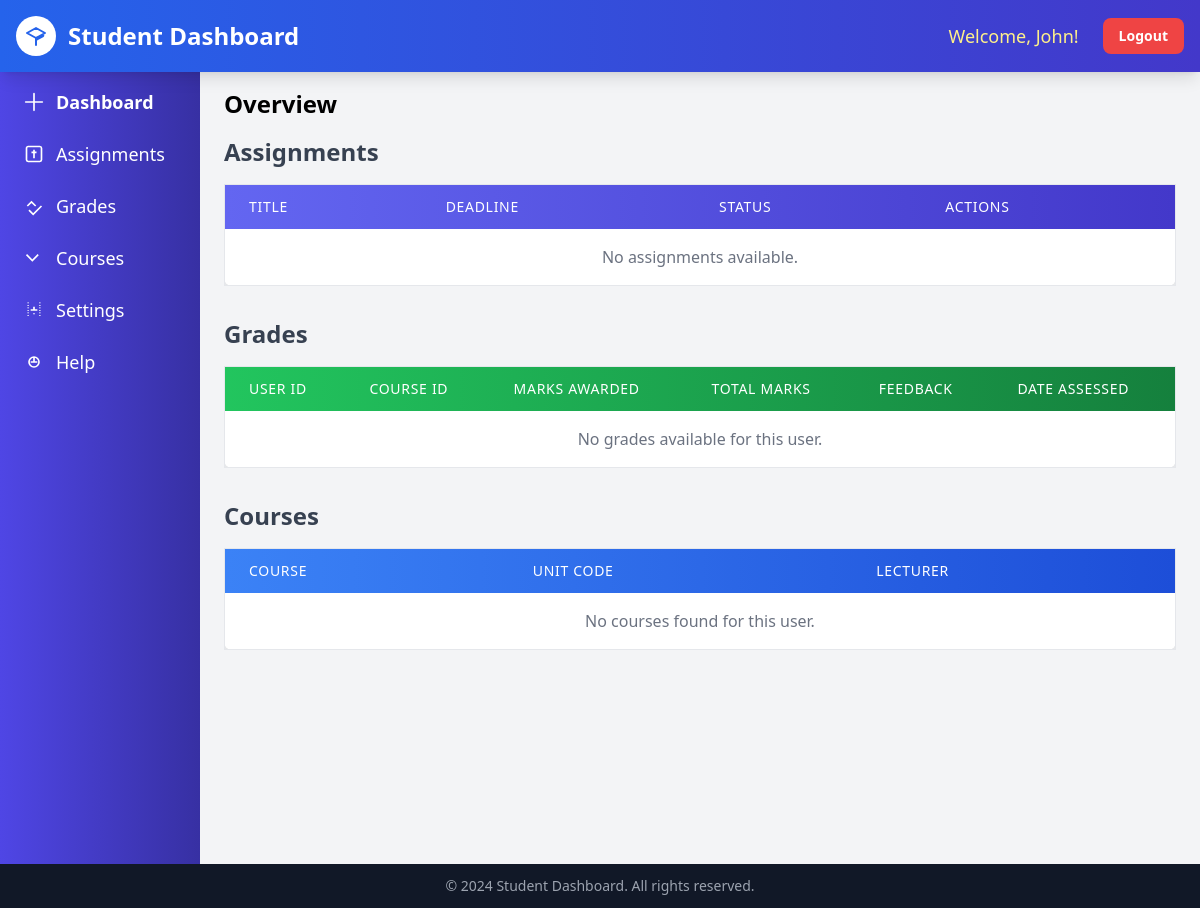
The page /src/dashboard.php (signed in) on the database as committed earlier.
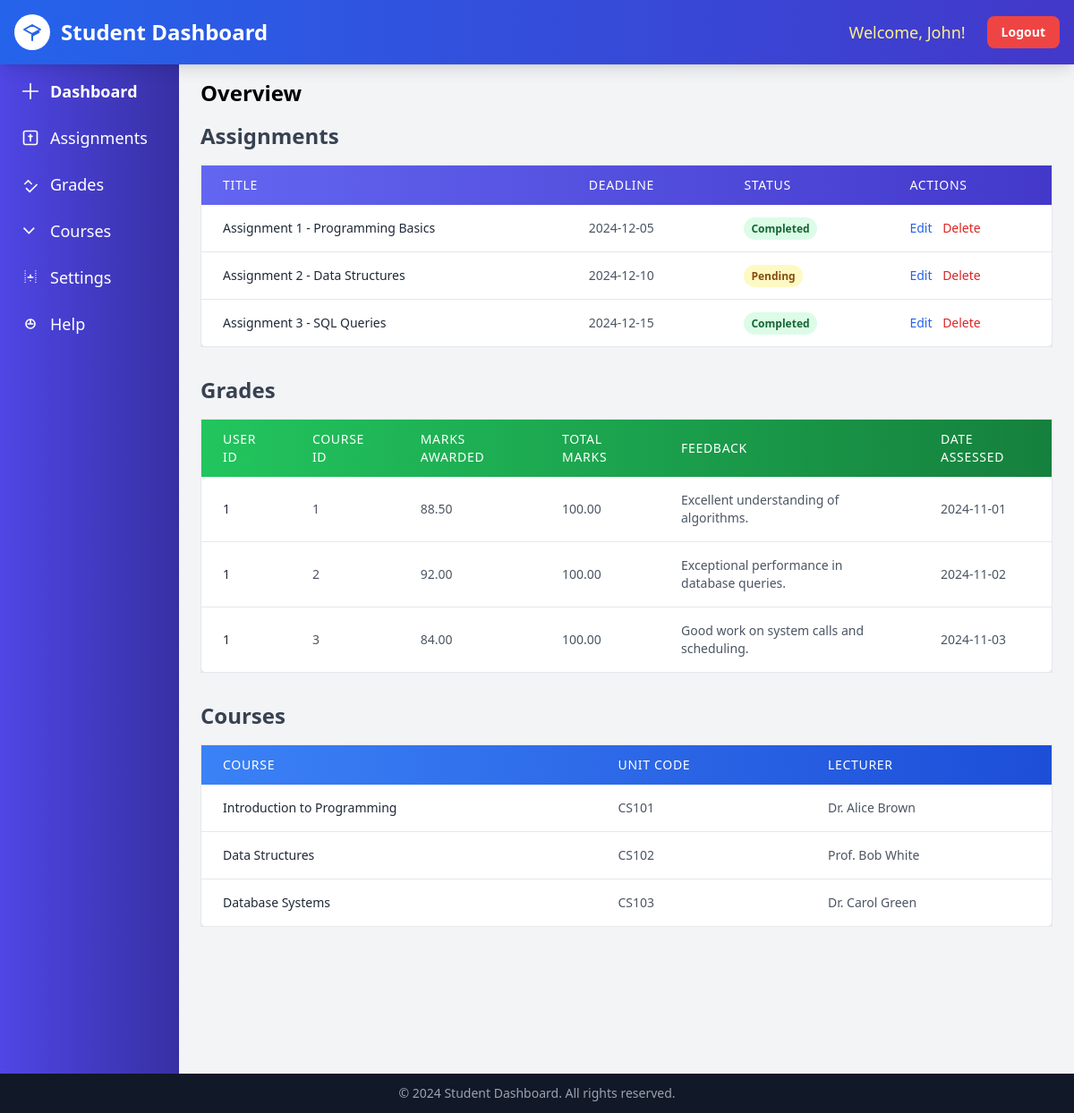
The same page on the database as committed later.
### tables this page shows
CREATE TABLE assignments (
    id INT AUTO_INCREMENT PRIMARY KEY,
    user_id INT NOT NULL,
    title VARCHAR(100) NOT NULL,
    deadline DATE NOT NULL,
    status ENUM('Pending', 'Completed') NOT NULL DEFAULT 'Pending',
    FOREIGN KEY (user_id) REFERENCES users(id)
);

CREATE TABLE grades (
    grade_id INT AUTO_INCREMENT PRIMARY KEY,
    user_id INT NOT NULL,  
    course_id INT NOT NULL,  
    marks_awarded DECIMAL(5, 2) NOT NULL,
    total_marks DECIMAL(5, 2) NOT NULL,
    feedback TEXT,
    date_assessed DATE NOT NULL,
    FOREIGN KEY (course_id) REFERENCES courses(id),
    FOREIGN KEY (user_id) REFERENCES users(id)
);

CREATE TABLE courses (
    id INT AUTO_INCREMENT PRIMARY KEY,
    user_id INT NOT NULL,
    course_name VARCHAR(100) NOT NULL,
    unit_code VARCHAR(10) NOT NULL,
    lecturer_name VARCHAR(100) NOT NULL,
    FOREIGN KEY (user_id) REFERENCES users(id)
);

### src/header.php (called while the page is built, shortened)
<?php
$current_page = basename(($_SERVER['PHP_SELF']));
if(isset($_SESSION["user"])&& !empty($_SESSION["user"])){
    $user = $_SESSION["user"];
}else{
    if($current_page !== "Login.php"){
    header("Location: ./Login.php");
    exit();
    }
    $user = null;
}
?>

### src/dashboard.php (the view, shortened to what this page needs)
<?php
require "./header.php";
?>
<!DOCTYPE html>
<html lang="en">
<head>
    <link href="../output.css" rel="stylesheet">
</head>
<body class="bg-gray-100">
    <header class="bg-gradient-to-r from-blue-600 to-indigo-700 text-white p-4 flex justify-between items-center fixed top-0 w-full z-10 shadow-lg">
        <div class="flex items-center space-x-3">
            <div class="rounded-full bg-white p-2">
                <svg class="w-6 h-6 text-blue-600" fill="none" stroke="currentColor" stroke-width="2" viewBox="0 0 24 24" xmlns="http://www.w3.org/2000/svg">
                    <path stroke-linecap="round" stroke-linejoin="round" d="M12 14l9-5-9-5-9 5 9 5zm0 7v-6.4a1 1 0 01.553-.894l6.197-3.1a1 1 0 010 1.788l-6.197 3.1A1 1 0 0112 16.6V21z"></path>
                </svg>
            </div>
            <h1 class="text-2xl font-extrabold">Student Dashboard</h1>
        </div>
        <div class="flex items-center space-x-6">
            <span class="text-lg font-medium text-yellow-200 animate-pulse">Welcome, <?= htmlspecialchars($user['first_name']) ?>!</span>
            <a href="./Home.php" class="text-sm font-semibold bg-red-500 hover:bg-red-600 transition rounded-lg px-4 py-2 text-white">
                Logout
            </a>
        </div>
    </header>
    <div class="flex flex-col md:flex-row pt-16">
        <nav class="bg-gradient-to-r from-indigo-600 to-indigo-800 text-white w-full md:w-1/6 h-screen p-6">
            <ul class="space-y-6">
                <li>
                    <a href="#overview" data-content="" class="sidebar-link flex items-center text-lg font-semibold hover:text-indigo-200 transition duration-200">
                        <svg xmlns="http://www.w3.org/2000/svg" class="w-5 h-5 mr-3" fill="none" stroke="currentColor" viewBox="0 0 24 24" stroke-width="2">
                            <path d="M12 2v20M2 12h20" stroke-linecap="round" stroke-linejoin="round" />
                        </svg>
                        Dashboard
                    </a>
                </li>
                <li>
                    <a href="#assignments" data-content="assignment.php" class="sidebar-link flex items-center text-lg hover:text-indigo-200 transition duration-200">
                        <svg xmlns="http://www.w3.org/2000/svg" class="w-5 h-5 mr-3" fill="none" stroke="currentColor" viewBox="0 0 24 24" stroke-width="2">
                            <path d="M19 3H5c-1.1 0-1.99.9-1.99 2L3 19c0 1.1.89 1.99 1.99 1.99H19c1.1 0 1.99-.89 1.99-1.99L21 5c0-1.1-.89-2-1.99-2zM12 7v10M9 10h6" />
                        </svg>
                        Assignments
                    </a>
                </li>
                <li>
                    <a href="#grades" data-content="grade.php" class="sidebar-link flex items-center text-lg hover:text-indigo-200 transition duration-200">
                        <svg xmlns="http://www.w3.org/2000/svg" class="w-5 h-5 mr-3" fill="none" stroke="currentColor" viewBox="0 0 24 24" stroke-width="2">
                            <path d="M21 12l-10 10-5-5M4 12l5-5 5 5" />
                        </svg>
                        Grades
                    </a>
                </li>
                <li>
                    <a href="#courses" data-content="courses.php" class="sidebar-link flex items-center text-lg hover:text-indigo-200 transition duration-200">
                        <svg xmlns="http://www.w3.org/2000/svg" class="w-5 h-5 mr-3" fill="none" stroke="currentColor" viewBox="0 0 24 24" stroke-width="2">
                            <path d="M3 8l7 7 7-7" />
                        </svg>
                        Courses
                    </a>
                </li>
                <li>
                    <a href="#settings" data-content="settings.php" class="sidebar-link flex items-center text-lg hover:text-indigo-200 transition duration-200">
                        <svg xmlns="http://www.w3.org/2000/svg" class="w-5 h-5 mr-3" fill="none" stroke="currentColor" viewBox="0 0 24 24" stroke-width="2">
                            <path d="M12 8v4M12 16v1M8 12h4M12 12h4M5 3v1M5 6v1M5 9v1M5 12v1M5 15v1M5 18v1M19 3v1M19 6v1M19 9v1M19 12v1M19 15v1M19 18v1" />
                        </svg>
                        Settings
                    </a>
                </li>
                <li>
                    <a href="#help" data-content="help.php" class="sidebar-link flex items-center text-lg hover:text-indigo-200 transition duration-200">
                        <svg xmlns="http://www.w3.org/2000/svg" class="w-5 h-5 mr-3" fill="none" stroke="currentColor" viewBox="0 0 24 24" stroke-width="2">
                            <path d="M12 6v6m0 0H8m4 0h4M12 18h0a6 6 0 1 1 0-12a6 6 0 0 1 0 12z" />
                        </svg>
                        Help
                    </a>
                </li>
            </ul>
        </nav>
        <main id="main-content" class="flex-1 p-6 max-h-screen overflow-y-auto">
            <h2 class="text-2xl font-bold mb-4">Overview</h2>
            <section class="mb-8">
                <h3 class="text-2xl font-semibold text-gray-700 mb-4">Assignments</h3>
                <div class="overflow-x-auto">
                    <table class="min-w-full bg-white shadow-lg rounded-lg border border-gray-200">
                        <thead class="bg-gradient-to-r from-indigo-500 to-indigo-700 text-white">
                            <tr>
                                <th class="px-6 py-3 text-left text-sm font-medium uppercase tracking-wider">Title</th>
                                <th class="px-6 py-3 text-left text-sm font-medium uppercase tracking-wider">Deadline</th>
                                <th class="px-6 py-3 text-left text-sm font-medium uppercase tracking-wider">Status</th>
                                <th class="px-6 py-3 text-left text-sm font-medium uppercase tracking-wider">Actions</th>
                            </tr>
                        </thead>
                        <tbody class="divide-y divide-gray-200">
                            <?php
                            $query = "SELECT title, deadline, status, id FROM assignments WHERE user_id = :user_id";
                            $stmt = $pdo->prepare($query);
                            $stmt->bindValue(':user_id', $user['id'], PDO::PARAM_INT);
                            $stmt->execute();
                            $assignments = $stmt->fetchAll(PDO::FETCH_ASSOC);
                            if (count($assignments) > 0) {
                                foreach ($assignments as $row) {
                                    echo "<tr class='hover:bg-gray-50 transition'>
                                <td class='px-6 py-4 text-sm text-gray-800 font-medium'>" . htmlspecialchars($row['title']) . "</td>
                                <td class='px-6 py-4 text-sm text-gray-600'>" . htmlspecialchars($row['deadline']) . "</td>
                                <td class='px-6 py-4 text-sm text-gray-600'>
                                    <span class='px-2 py-1 text-xs font-semibold rounded-full " .
                                        (strtolower($row['status']) == 'completed' ? 'bg-green-100 text-green-800' : 'bg-yellow-100 text-yellow-800') .
                                        "'>" . htmlspecialchars($row['status']) . "</span>
                                </td>
                                <td class='px-6 py-4 text-sm'>
                                    <a href='./edit_assignment.php?id=" . htmlspecialchars($row['id']) . "' class='text-blue-600 hover:underline mr-2'>Edit</a>
                                    <a href='./delete_assignment.php?id=" . htmlspecialchars($row['id']) . "' class='text-red-600 hover:underline'>Delete</a>
                                </td>
                              </tr>";
                                }
                            } else {
                                echo "<tr>
                            <td colspan='4' class='px-6 py-4 text-center text-gray-500'>
                                No assignments available.
                            </td>
                          </tr>";
                            }
                            ?>
                        </tbody>
                    </table>
                </div>
            </section>
            <section class="mb-8">
                <h3 class="text-2xl font-bold text-gray-700 mb-4">Grades</h3>
                <div class="overflow-x-auto">
                    <table class="min-w-full bg-white shadow-lg rounded-lg border border-gray-200">
                        <thead class="bg-gradient-to-r from-green-500 to-green-700 text-white">
                            <tr>
                                <th class="px-6 py-3 text-left text-sm font-medium uppercase tracking-wider">User ID</th>
                                <th class="px-6 py-3 text-left text-sm font-medium uppercase tracking-wider">Course ID</th>
                                <th class="px-6 py-3 text-left text-sm font-medium uppercase tracking-wider">Marks Awarded</th>
                                <th class="px-6 py-3 text-left text-sm font-medium uppercase tracking-wider">Total Marks</th>
                                <th class="px-6 py-3 text-left text-sm font-medium uppercase tracking-wider">Feedback</th>
                                <th class="px-6 py-3 text-left text-sm font-medium uppercase tracking-wider">Date Assessed</th>
                            </tr>
                        </thead>
                        <tbody class="divide-y divide-gray-200">
                            <?php
                            $query = "SELECT user_id, course_id, marks_awarded, total_marks, feedback, date_assessed FROM grades WHERE user_id = :user_id";
                            $stmt = $pdo->prepare($query);
                            $stmt->bindValue(':user_id', $user['id'], PDO::PARAM_INT);
                            $stmt->execute();
                            $grades = $stmt->fetchAll(PDO::FETCH_ASSOC);
                            if (count($grades) > 0) {
                                foreach ($grades as $row) {
                                    echo "<tr class='hover:bg-gray-100 transition'>
                                <td class='px-6 py-4 text-sm text-gray-800 font-medium'>" . htmlspecialchars($row['user_id']) . "</td>
                                <td class='px-6 py-4 text-sm text-gray-600'>" . htmlspecialchars($row['course_id']) . "</td>
                                <td class='px-6 py-4 text-sm text-gray-600'>" . htmlspecialchars($row['marks_awarded']) . "</td>
                                <td class='px-6 py-4 text-sm text-gray-600'>" . htmlspecialchars($row['total_marks']) . "</td>
                                <td class='px-6 py-4 text-sm text-gray-600'>" . htmlspecialchars($row['feedback']) . "</td>
                                <td class='px-6 py-4 text-sm text-gray-600'>" . htmlspecialchars($row['date_assessed']) . "</td>
                              </tr>";
                                }
                            } else {
                                echo "<tr>
                            <td colspan='6' class='px-6 py-4 text-center text-gray-500'>
                                No grades available for this user.
                            </td>
                          </tr>";
                            }
                            ?>
                        </tbody>
                    </table>
                </div>
            </section>
            <section class="mb-8">
                <h3 class="text-2xl font-bold text-gray-700 mb-4">Courses</h3>
                <div class="overflow-x-auto">
                    <table class="min-w-full bg-white shadow-lg rounded-lg border border-gray-200">
                        <thead class="bg-gradient-to-r from-blue-500 to-blue-700 text-white">
                            <tr>
                                <th class="px-6 py-3 text-left text-sm font-medium uppercase tracking-wider">Course</th>
                                <th class="px-6 py-3 text-left text-sm font-medium uppercase tracking-wider">Unit Code</th>
                                <th class="px-6 py-3 text-left text-sm font-medium uppercase tracking-wider">Lecturer</th>
                            </tr>
                        </thead>
                        <tbody class="divide-y divide-gray-200">
                            <?php
                            $query = "SELECT course_name, unit_code, lecturer_name FROM courses WHERE user_id = :user_id";
                            $stmt = $pdo->prepare($query);
                            $stmt->bindValue(':user_id', $user['id'], PDO::PARAM_INT);
                            $stmt->execute();
                            $courses = $stmt->fetchAll(PDO::FETCH_ASSOC);
                            if (count($courses) > 0) {
                                foreach ($courses as $row) {
                                    echo "<tr class='hover:bg-gray-100 transition'>
                                <td class='px-6 py-4 text-sm text-gray-800 font-medium'>" . htmlspecialchars($row['course_name']) . "</td>
                                <td class='px-6 py-4 text-sm text-gray-600'>" . htmlspecialchars($row['unit_code']) . "</td>
                                <td class='px-6 py-4 text-sm text-gray-600'>" . htmlspecialchars($row['lecturer_name']) . "</td>
                              </tr>";
                                }
                            } else {
                                echo "<tr>
                            <td colspan='3' class='px-6 py-4 text-center text-gray-500'>
                                No courses found for this user.
                            </td>
                          </tr>";
                            }
                            ?>
                        </tbody>
                    </table>
                </div>
            </section>
        </main>
    </div>
    <footer class="bg-gray-900 text-white text-center py-3">
        <div class="container mx-auto px-4">
            <p class="text-sm text-gray-400">&copy; 2024 Student Dashboard. All rights reserved.</p>
        </div>
    </footer>
</body>
</html>

Rows that differ between the two databases and show on the page:
added assignments: title "Assignment 1 - Programming Basics", deadline "2024-12-05", status "Completed"
added assignments: title "Assignment 2 - Data Structures", deadline "2024-12-10", status "Pending"
added assignments: title "Assignment 3 - SQL Queries", deadline "2024-12-15", status "Completed"
added grades: user "1", course "1", marks_awarded "88.50", total_marks "100.00", feedback "Excellent understanding of algorithms.", date_assessed "2024-11-01"
added grades: user "1", course "2", marks_awarded "92.00", total_marks "100.00", feedback "Exceptional performance in database queries.", date_assessed "2024-11-02"
added grades: user "1", course "3", marks_awarded "84.00", total_marks "100.00", feedback "Good work on system calls and scheduling.", date_assessed "2024-11-03"
added courses: course_name "Introduction to Programming", unit_code "CS101", lecturer_name "Dr. Alice Brown"
added courses: course_name "Data Structures", unit_code "CS102", lecturer_name "Prof. Bob White"
added courses: course_name "Database Systems", unit_code "CS103", lecturer_name "Dr. Carol Green"
Other text that changed with them:
text no longer shown: "No assignments available. No grades available for this user. No courses found for this user."
